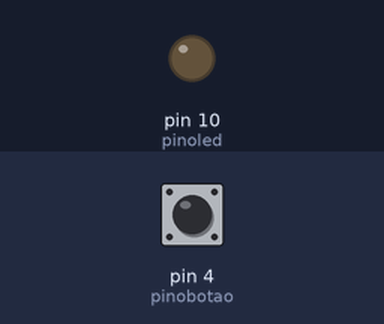
This sketch was run on a simulated Arduino Uno, built with avr-gcc and run on an emulated ATmega328P. Shown: output pins drawn as LEDs (lit = HIGH). Dashed ring = blinking. The test bench sets the inputs (shaded band); at power-on: pin 4 (pinobotao) LOW.

Above: at 1.4 s.
1.5 s: pin 4 (pinobotao) pulled HIGH for 1 s
At 1.65 s:
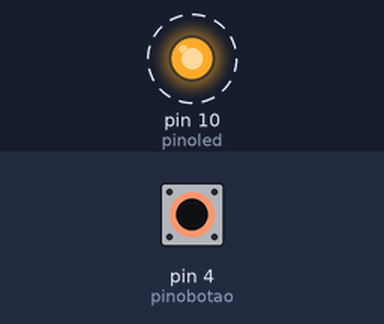
4.0 s: pin 4 (pinobotao) pulled HIGH for 0.35 s
At 4.5 s:
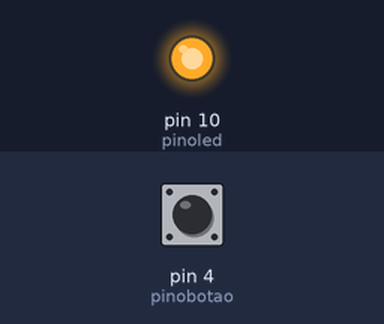
5.8 s: pin 4 (pinobotao) pulled HIGH for 3.2 s
At 6.45 s:
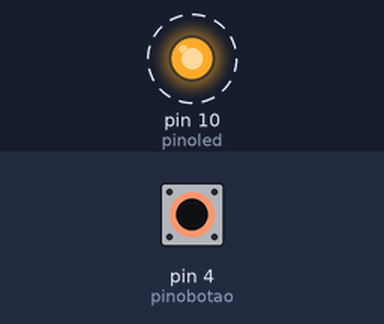
Timing chart, 0 to 10.2 s (numbered marks = the images above; inputs shaded):
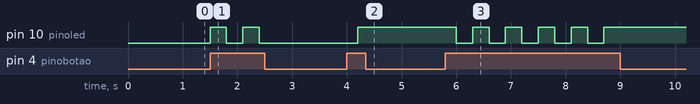

Measured:
- after the input at 1.5 s, pin 10 (pinoled): alternates HIGH for 0.30 s and LOW for 0.30 s, 4 changes in all, then stays LOW, starting at once
- after the input at 4.0 s, pin 10 (pinoled): LOW → HIGH after 0.20 s
- after the input at 5.8 s, pin 10 (pinoled): alternates HIGH for 0.30 s and LOW for 0.30 s, 10 changes in all, then stays HIGH, starting after 0.20 s

The sketch:

botao_e_led.ino
```cpp
#define pinobotao 4     // número do pino do botão
#define pinoled  10      // número do pino do led
int on=0;
int estadobotao = 0;

void setup() {
  pinMode(pinoled, OUTPUT);     //LED é um output
  pinMode(pinobotao, INPUT);    // botão é um input
}

void loop(){
  estadobotao = digitalRead(pinobotao);
    if (estadobotao == HIGH) {              // botão está pressionado
      if(on==1){
      on=0;                               // troca pro estado desligado
      }
      else{
      on=1;                               // troca pro estado ligado
    }
  }

if (on == 1) {                 //se estiver ligado
  digitalWrite(pinoled, HIGH);  // acender o led
  }
else {                          // se estiver desligado
  digitalWrite(pinoled, LOW);   // desligar o LED
  }

delay(300);                    // espera 0,3 s

}
```
